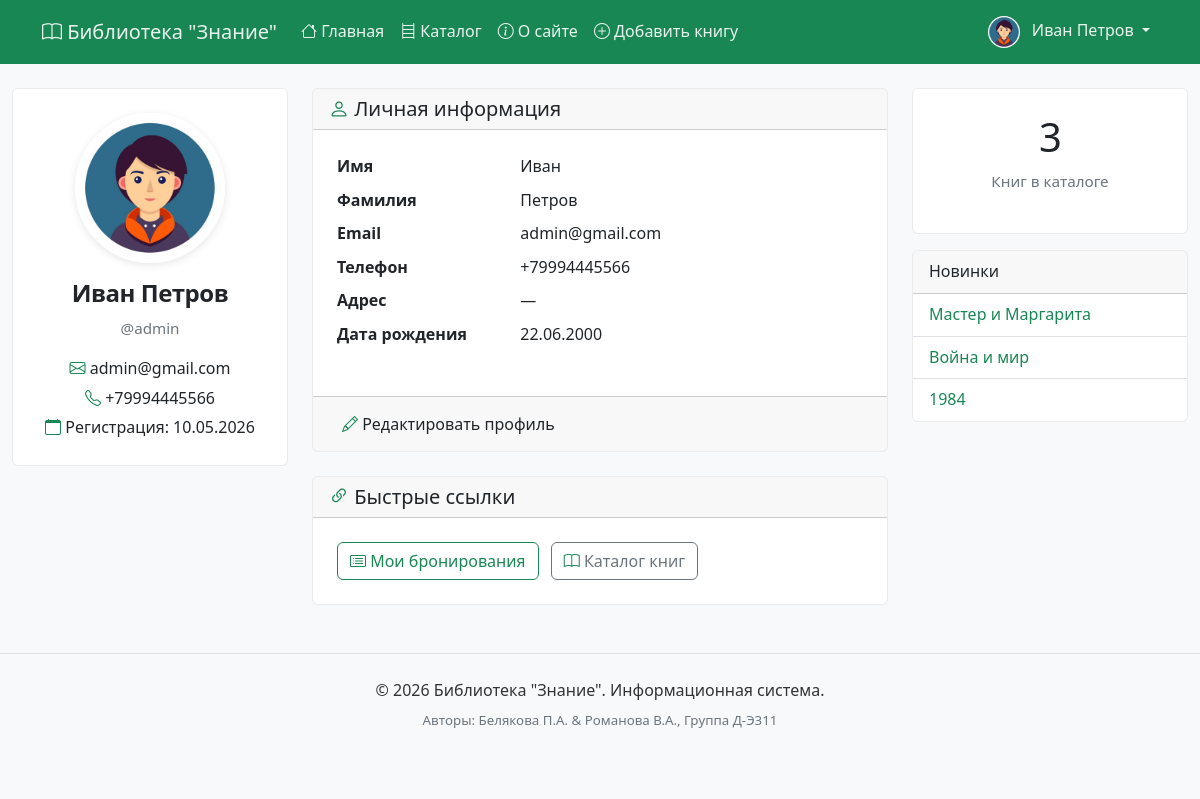
Before: /accounts/profile/ (signed in) with the older database file.
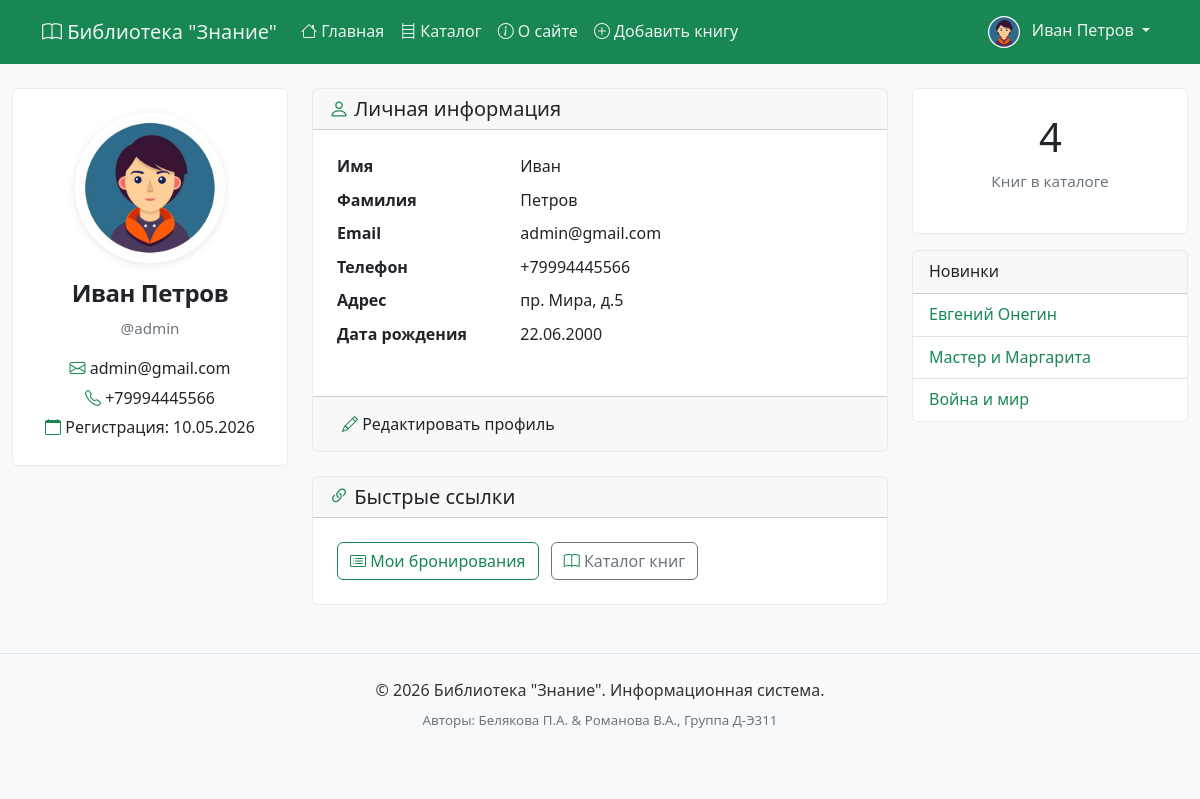
After: the same page with the newer database file.
### accounts/models.py (models this page shows, shortened)
class Profile(models.Model):
    user = models.OneToOneField(
        User,
        on_delete=models.CASCADE,
        related_name="profile",
        verbose_name="Пользователь"
    )
    phone = models.CharField("Телефон", max_length=20, blank=True)
    address = models.TextField("Адрес", blank=True)
    birth_date = models.DateField("Дата рождения", null=True, blank=True)
    bio = models.TextField("О себе", blank=True)
    avatar = models.ImageField(
        "Аватар",
        upload_to="avatars/",
        blank=True,
        null=True
    )
    created_at = models.DateTimeField("Дата регистрации", auto_now_add=True)
    class Meta:
        verbose_name = "Профиль"
        verbose_name_plural = "Профили"

### catalog/models.py (models this page shows, shortened)
class Book(models.Model):
    title = models.CharField("Название", max_length=200)
    slug = models.SlugField(
        max_length=200,
        unique=True,
        blank=True,
        null=True  # Важно для существующих книг
    )
    author = models.CharField("Автор", max_length=150)
    isbn = models.CharField("ISBN", max_length=17, unique=True, blank=True, null=True)
    genre = models.ForeignKey("Genre", on_delete=models.SET_NULL, null=True, verbose_name="Жанр", related_name="books")
    is_available = models.BooleanField("Доступна", default=True)
    summary = models.TextField("Описание", blank=True)
    added_at = models.DateTimeField("Добавлено", auto_now_add=True)
    tags = TaggableManager(blank=True, verbose_name="Теги")
    def get_absolute_url(self):
        return reverse('catalog:book_detail', kwargs={'slug': self.slug})
    class Meta:
        ordering = ["-added_at"]

### accounts/views.py (the view)
# urls.py: path('profile/', views.profile_view, name='profile'),
@login_required
def profile_view(request):
    profile, _ = Profile.objects.get_or_create(user=request.user)
    context = {
        "profile": profile,
    }
    return render(request, "accounts/profile.html", context)

### catalog/templatetags/library_tags.py (called while the page is built)
@register.simple_tag
def total_books():
    return Book.objects.filter(is_available=True).count()

@register.inclusion_tag('catalog/latest_books.html')
def show_latest_books(count=3):
    latest_books = Book.objects.filter(is_available=True).order_by('-added_at')[:count]
    return {'latest_books': latest_books}

### accounts/templates/accounts/profile.html (shortened to what this page needs)
{% extends "catalog/base.html" %}
{% block content %}
<div class="row">
    <div class="col-md-4 text-center mb-4">
        <div class="card">
            <div class="card-body">
                {% if profile.avatar %}
                    <img src="{{ profile.avatar.url }}" alt="Аватар" class="avatar-medium mb-3">
                {% else %}
                    <div class="bg-success text-white rounded-circle d-inline-flex align-items-center justify-content-center mb-3" style="width: 150px; height: 150px; font-size: 4rem;">
                        <i class="bi bi-person"></i>
                    </div>
                {% endif %}
                <h4>{{ user.get_full_name|default:user.username }}</h4>
                <p class="text-muted">@{{ user.username }}</p>
                <p class="mb-1"><i class="bi bi-envelope"></i> {{ user.email }}</p>
                {% if profile.phone %}
                <p class="mb-1"><i class="bi bi-telephone"></i> {{ profile.phone }}</p>
                {% endif %}
                <p class="mb-0"><i class="bi bi-calendar"></i> Регистрация: {{ profile.created_at|date:"d.m.Y" }}</p>
            </div>
        </div>
    </div>
    <div class="col-md-8">
        <div class="card mb-4">
            <div class="card-header">
                <h5 class="mb-0"><i class="bi bi-person"></i> Личная информация</h5>
            </div>
            <div class="card-body">
                <dl class="row">
                    <dt class="col-sm-4">Имя</dt>
                    <dd class="col-sm-8">{{ user.first_name|default:"—" }}</dd>
                    <dt class="col-sm-4">Фамилия</dt>
                    <dd class="col-sm-8">{{ user.last_name|default:"—" }}</dd>
                    <dt class="col-sm-4">Email</dt>
                    <dd class="col-sm-8">{{ user.email }}</dd>
                    <dt class="col-sm-4">Телефон</dt>
                    <dd class="col-sm-8">{{ profile.phone|default:"—" }}</dd>
                    <dt class="col-sm-4">Адрес</dt>
                    <dd class="col-sm-8">{{ profile.address|default:"—" }}</dd>
                    <dt class="col-sm-4">Дата рождения</dt>
                    <dd class="col-sm-8">{{ profile.birth_date|date:"d.m.Y"|default:"—" }}</dd>
                </dl>
            </div>
            <div class="card-footer">
                <a href="{% url 'accounts:profile_edit' %}" class="btn btn-succes">
                    <i class="bi bi-pencil"></i> Редактировать профиль
                </a>
            </div>
        </div>
        <div class="card">
            <div class="card-header">
                <h5 class="mb-0"><i class="bi bi-link-45deg"></i> Быстрые ссылки</h5>
            </div>
            <div class="card-body">
                <a href="{% url 'catalog:reader_profile' %}" class="btn btn-outline-success me-2">
                    <i class="bi bi-card-list"></i> Мои бронирования
                </a>
                <a href="{% url 'catalog:book_list' %}" class="btn btn-outline-secondary">
                    <i class="bi bi-book"></i> Каталог книг
                </a>
            </div>
        </div>
    </div>
</div>
{% endblock %}

### catalog/templates/catalog/base.html (shortened to what this page needs)
{% load static %}
{% load library_tags %}
<!DOCTYPE html>
<html lang="ru">
<head>
    <link href="https://cdn.jsdelivr.net/npm/bootstrap@5.3.2/dist/css/bootstrap.min.css" rel="stylesheet">
    <link rel="stylesheet" href="https://cdn.jsdelivr.net/npm/bootstrap-icons@1.11.1/font/bootstrap-icons.css">
    <link rel="stylesheet" href="{% static 'css/styles.css' %}">
</head>
<body>
    {% block header %}
    <nav class="navbar navbar-expand-lg navbar-dark bg-primary">
        <div class="container">
            <a class="navbar-brand" href="{% url 'catalog:home' %}">
                <i class="bi bi-book"></i> Библиотека "Знание"
            </a>
            <div class="collapse navbar-collapse" id="navbarMain">
                <ul class="navbar-nav me-auto">
                    <li class="nav-item">
                        <a class="nav-link" href="{% url 'catalog:home' %}">
                            <i class="bi bi-house"></i> Главная
                        </a>
                    </li>
                    <li class="nav-item">
                        <a class="nav-link" href="{% url 'catalog:book_list' %}">
                            <i class="bi bi-bookshelf"></i> Каталог
                        </a>
                    </li>
                    <li class="nav-item">
                        <a class="nav-link" href="{% url 'catalog:about' %}">
                            <i class="bi bi-info-circle"></i> О сайте
                        </a>
                    </li>
                    {% if user.is_superuser %}
                    <li class="nav-item">
                        <a class="nav-link" href="{% url 'catalog:book_create' %}">
                            <i class="bi bi-plus-circle"></i> Добавить книгу
                        </a>
                    </li>
                    {% endif %}
                </ul>
                <ul class="navbar-nav">
                    {% if user.is_authenticated %}
                    <li class="nav-item dropdown">
                        <a class="nav-link dropdown-toggle" href="#" role="button" data-bs-toggle="dropdown">
                            {% if user.is_authenticated and user.profile.avatar %}
                                <img src="{{ user.profile.avatar.url }}" alt="avatar" class="avatar-small me-2">
                            {% else %}
                                <i class="bi bi-person-circle"></i>
                            {% endif %}
                            {{ user.get_full_name|default:user.username }}
                        </a>
                    </li>
                    {% endif %}
                </ul>
            </div>
        </div>
    </nav>
    {% endblock %}
    <main class="container-xxl my-4">
        <div class="row">
            <div class="col-md-9">
                {% block content %}{% endblock %}
            </div>
            <div class="col-md-3">
                {% block sidebar %}
                <div class="card mb-3 text-center">
                    <div class="card-body">
                        <h3 class="display-6">{% total_books %}</h3>
                        <p class="text-muted">Книг в каталоге</p>
                    </div>
                </div>
                {% show_latest_books 3 %}
                {% endblock %}
            </div>
        </div>
    </main>
    <footer class="bg-light py-4 mt-5 border-top">
        <div class="container text-center">
            <p class="mb-1">&copy; 2026 Библиотека "Знание". Информационная система.</p>
            <p class="mb-0 text-muted">
                <small>Авторы: Белякова П.А. & Романова В.А., Группа Д-Э311</small>
            </p>
        </div>
    </footer>
</body>
</html>

### catalog/templates/catalog/latest_books.html
<div class="card mb-3">
    <div class="card-header"> Новинки</div>
    <ul class="list-group list-group-flush">
        {% for book in latest_books %}
        <li class="list-group-item">
            {% if book.slug %}
                <a href="{{ book.get_absolute_url }}" class="text-success">
                    {{ book.title }}
                </a>
            {% else %}
                <span class="text-muted">{{ book.title }}</span>
            {% endif %}
        </li>
        {% empty %}
        <li class="list-group-item">Книг пока нет</li>
        {% endfor %}
    </ul>
</div>

Changed rows visible on the page:
no longer on this page (row unchanged): Book: title "1984"
changed Profile: address "—" → "пр. Мира, д.5"
added Book: title "Евгений Онегин"
Other visible differences:
text no longer shown: "3"
text now shown: "4"
